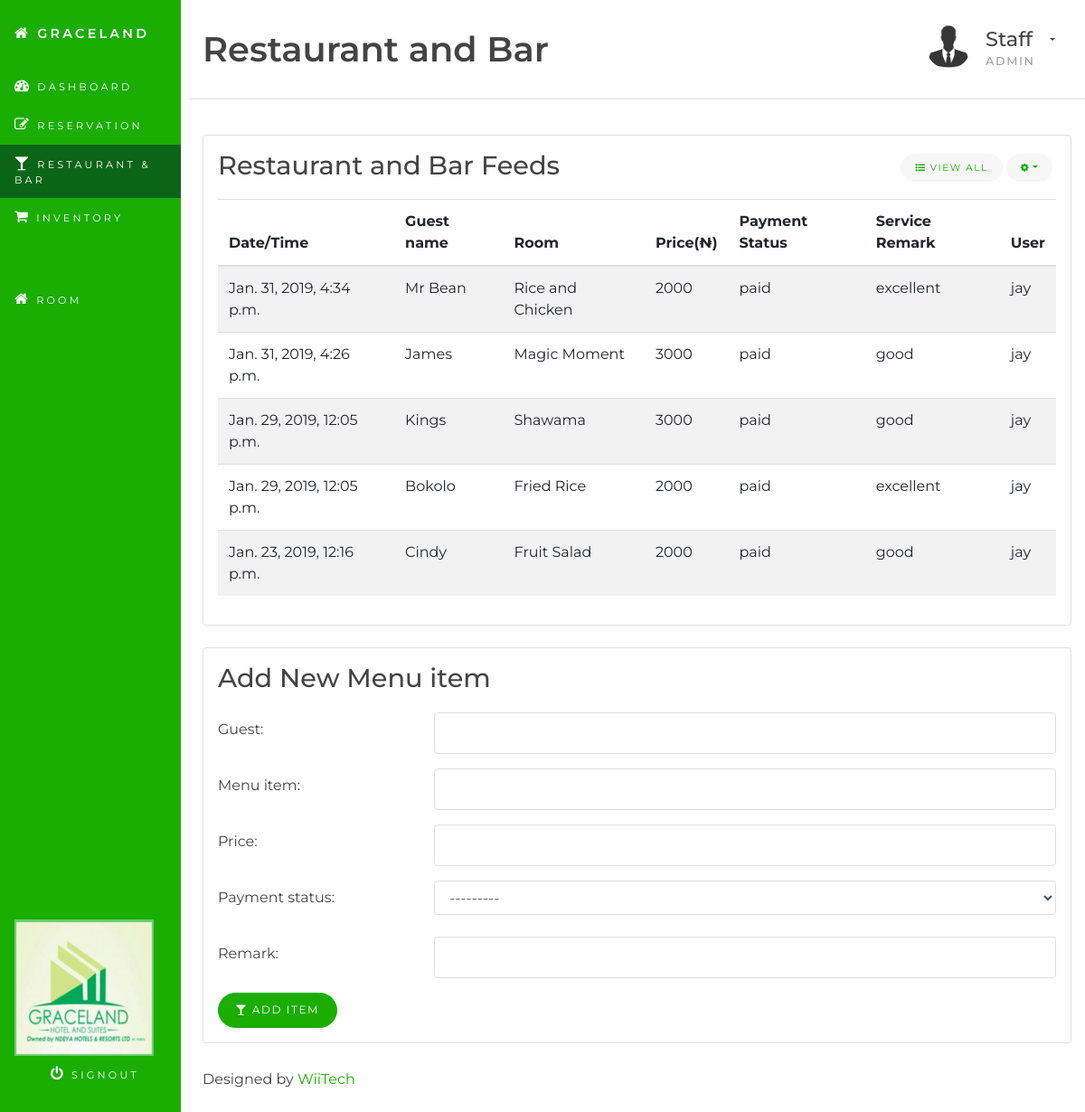
The page /restandbar/ (signed in) on the database as committed earlier.
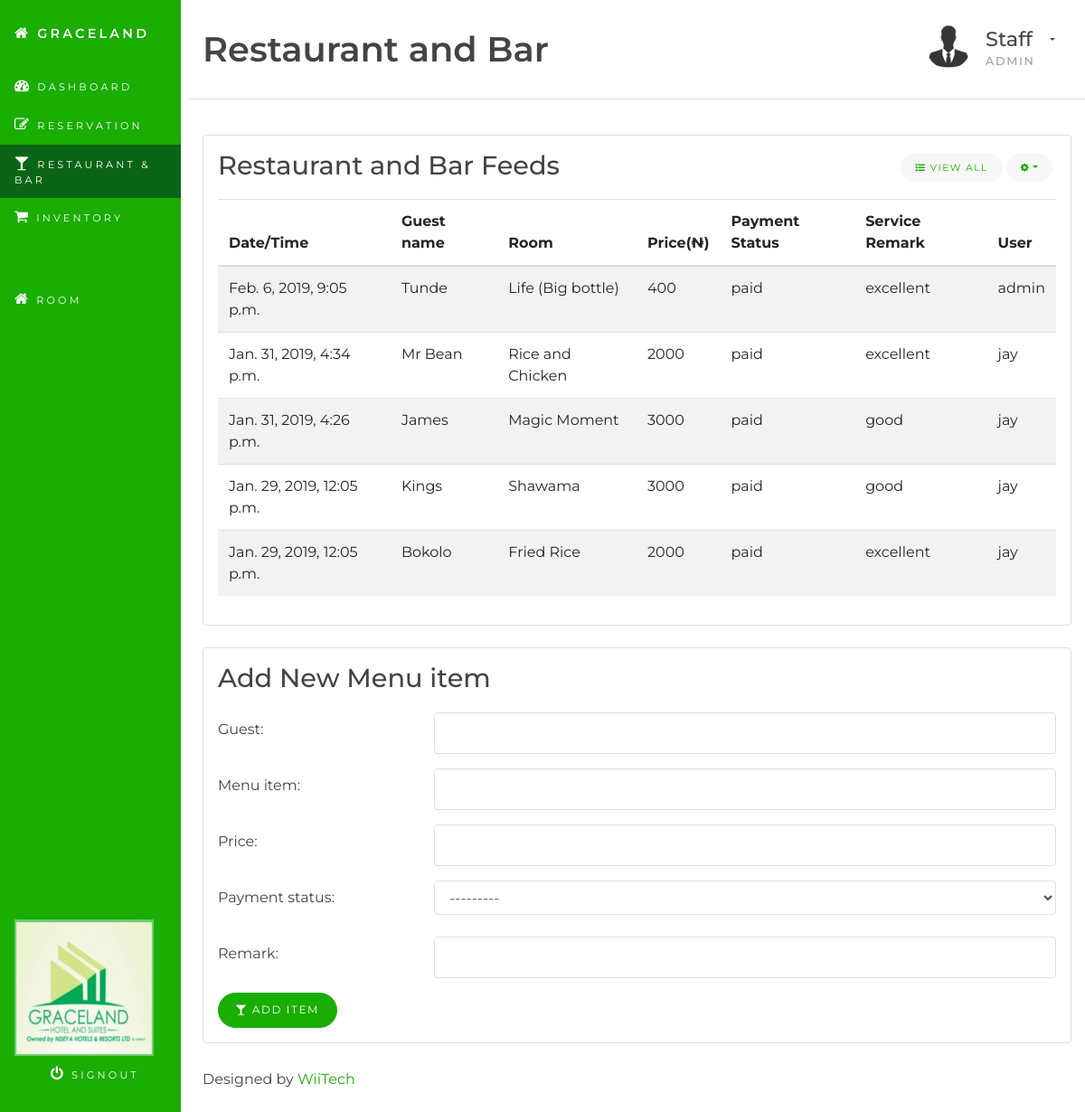
The same page on the database as committed later.
### hms/models.py (models this page shows, shortened)
class Restandbar(models.Model):
    PAYMENT_CHOICES = (
        ('paid', 'Paid'),
        ('pending', 'Pending'),
    )
    time = models.DateTimeField(auto_now_add=True)
    guest = models.CharField(max_length=100)
    menu_item = models.CharField(max_length=100)
    price = models.IntegerField()
    payment_status = models.CharField(max_length=20, choices=PAYMENT_CHOICES)
    remark = models.CharField(max_length=100)
    user = models.ForeignKey(User, on_delete=models.CASCADE)
    class Meta:
        ordering = ('-time',)

### hms/views.py (the view, shortened to what this page needs)
# urls.py: path('restandbar/', views.restandbar, name='restandbar'),
@login_required
def restandbar(request):
    latest_restandbar = Restandbar.objects.all()[:5]
    form = RestandbarForm()
    context = {
        'section': 'restandbar',
        'form': form,
        'latest_restandbars': latest_restandbar,
    }
    return render(request, 'hms/restandbar.html', context)

### hms/forms.py
class RestandbarForm(forms.ModelForm):
    class Meta:
        model = Restandbar
        exclude = ('time', 'user')
    def __init__(self, *args, **kwargs):
        super(RestandbarForm, self).__init__(*args, **kwargs)
        for fname, f in self.fields.items():
            f.widget.attrs['class'] = 'form-control'

### hms/templates/hms/restandbar.html (shortened to what this page needs)
{% extends 'base.html' %}
{% block content %}
<div class="container-fluid" id="wrapper">
	<div class="row">
		<main class="col-xs-12 col-sm-8 col-lg-9 col-xl-10 pt-3 pl-4 ml-auto">
			{% include 'hms/restandbar/restandbar_head.html' %}
			<section class="row">
				<div class="col-sm-12">
					{% include 'hms/restandbar/restandbar_display.html' %}
					{% include 'hms/restandbar/restandbar_form.html' %}
					{% include 'hms/footer.html' %}
				</div>
			</section>
		</main>
	</div>
</div>
{% endblock content %}

### hms/templates/hms/restandbar/restandbar_display.html (shortened to what this page needs)
<section class="row">
    <div class="col-md-12 col-lg-12">
        <div class="card mb-4">
            <div class="card-block">
                <h3 class="card-title">Restaurant and Bar Feeds</h3>
                <div class="dropdown card-title-btn-container">
                    <button class="btn btn-sm btn-subtle" type="button"><em class="fa fa-list-ul"></em> View All</button>
                    <button class="btn btn-sm btn-subtle dropdown-toggle" type="button" data-toggle="dropdown" aria-haspopup="true" aria-expanded="false"><em class="fa fa-cog"></em></button>
                </div>
                <div class="table-responsive">
                    <table class="table table-striped">
                        <thead>
                            <tr>
                                <th>Date/Time</th>
                                <th>Guest name</th>
                                <th>Room</th>
                                <th>Price(&#8358)</th>
                                <th>Payment Status</th>
                                <th>Service Remark</th>
                                <th>User</th>
                            </tr>
                        </thead>
                        <tbody>
                            {% for restandbar in latest_restandbars %}
                                <tr>
                                    <td>{{ restandbar.time }}</td>
                                    <td>{{ restandbar.guest }}</td>
                                    <td>{{ restandbar.menu_item }}</td>
                                    <td>{{ restandbar.price }}</td>
                                    <td>{{ restandbar.payment_status }}</td>
                                    <td>{{ restandbar.remark }}</td>
                                    <td>{{ restandbar.user }}</td>
                                </tr>
                            {% endfor %}
                        </tbody>
                    </table>
                </div>
            </div>
        </div>
    </div>
</section>

Rows that differ between the two databases and show on the page:
no longer on this page (row unchanged): Restandbar: time "Jan. 23, 2019, 12:16 p.m.", guest "Cindy", menu_item "Fruit Salad", price "2000", payment_status "paid", remark "good", user "jay"
added Restandbar: time "Feb. 6, 2019, 9:05 p.m.", guest "Tunde", menu_item "Life (Big bottle)", price "400", payment_status "paid", remark "excellent", user "admin"
